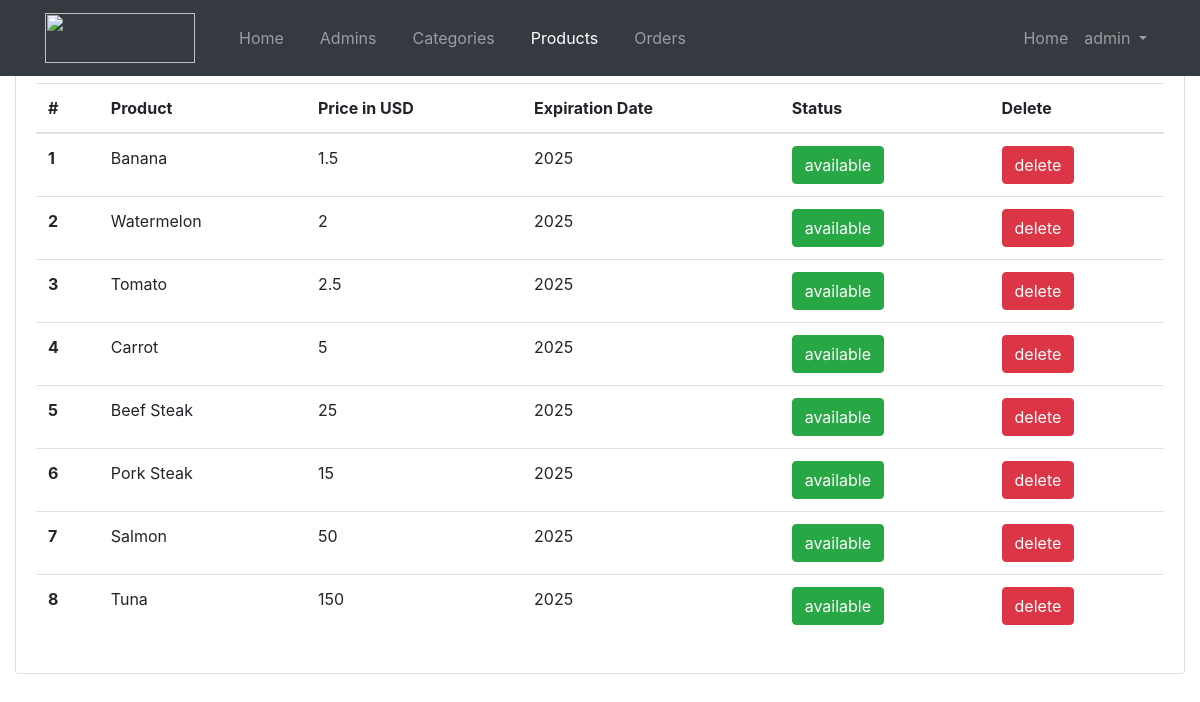
The page /admin-panel/products-admins/show-products.php (signed in) on the database its author committed.
### tables this page shows
CREATE TABLE `products` (
  `id` int(3) NOT NULL AUTO_INCREMENT,
  `title` varchar(200) NOT NULL,
  `description` text NOT NULL,
  `price` varchar(10) NOT NULL,
  `quantity` int(3) NOT NULL DEFAULT 1,
  `image` varchar(200) NOT NULL,
  `exp_date` varchar(200) NOT NULL,
  `category_id` int(3) NOT NULL,
  `status` int(1) NOT NULL DEFAULT 1,
  `created_at` timestamp NOT NULL DEFAULT current_timestamp(),
  PRIMARY KEY (`id`)
);

### admin-panel/products-admins/show-products.php (the view, shortened to what this page needs)
<?php require "../layouts/header.php"; ?>
<?php require "../../config/config.php"; ?>
<?php
  $products = $conn->query("SELECT * FROM products");
  $products->execute();
  $allProducts = $products->fetchAll(PDO::FETCH_OBJ);
?>
      <div class="row">
        <div class="col">
          <div class="card">
            <div class="card-body">
              <h5 class="card-title mb-4 d-inline">Products</h5>
              <a  href="<?php echo ADMINURL; ?>/products-admins/create-products.php" class="btn btn-primary mb-4 text-center float-right">Create Products</a>
              <table class="table">
                <thead>
                  <tr>
                    <th scope="col">#</th>
                    <th scope="col">Product</th>
                    <th scope="col">Price in USD</th>
                    <th scope="col">Expiration Date</th>
                    <th scope="col">Status</th>
                    <th scope="col">Delete</th>
                  </tr>
                </thead>
                <tbody>
                  <?php foreach ($allProducts as $product) : ?>
                    <tr>
                      <th scope="row"><?php echo $product->id; ?></th>
                      <td><?php echo $product->title; ?></td>
                      <td><?php echo $product->price; ?></td>
                      <td><?php echo $product->exp_date; ?></td>
                      <?php if($product->status == 0) : ?>
                        <td><a href="<?php echo ADMINURL; ?>/products-admins/status.php?id=<?php echo $product->id; ?>&status=<?php echo $product->status; ?>" class="btn btn-danger  text-center ">unavailable</a></td>
                      <?php else : ?>
                        <td><a href="<?php echo ADMINURL; ?>/products-admins/status.php?id=<?php echo $product->id; ?>&status=<?php echo $product->status; ?>" class="btn btn-success  text-center ">available</a></td>
                      <?php endif; ?>
                      <td><a href="<?php echo ADMINURL; ?>/products-admins/delete-products.php?id=<?php echo $product->id; ?>" class="btn btn-danger  text-center ">delete</a></td>
                    </tr>
                  <?php endforeach; ?>
                </tbody>
              </table>
            </div>
          </div>
        </div>
      </div>
<?php require "../layouts/footer.php"; ?>

### admin-panel/layouts/header.php (shortened to what this page needs)
<?php
$current = basename($_SERVER['PHP_SELF']);
?>
<!DOCTYPE html>
<html lang="en">
<head>
  <link href="http://maxcdn.bootstrapcdn.com/bootstrap/4.0.0/css/bootstrap.min.css" rel="stylesheet">
  <link href="<?php echo ADMINURL; ?>/styles/style.css" rel="stylesheet">
</head>
<body>
  <div id="wrapper">
    <nav class="navbar header-top fixed-top navbar-expand-lg  navbar-dark bg-dark">
      <div class="container">
        <a class="navbar-brand" href="#">
          <img src="<?php echo APPURL; ?>/assets/img/logo/food-ordering-white.png" alt="" width="150" height="50">
        </a>
        <div class="collapse navbar-collapse" id="navbarText">
          <?php if (isset($_SESSION['adminname'])) : ?>
            <ul class="navbar-nav side-nav">
              <li class="nav-item">
                <a class="nav-link <?php echo ($current == 'index.php') ? 'text-white' : ''; ?>" style="margin-left: 20px;" href="<?php echo ADMINURL; ?>">Home
                </a>
              </li>
              <li class="nav-item">
                <a class="nav-link <?php echo ($current == 'admins.php') ? 'text-white' : ''; ?>" href="<?php echo ADMINURL; ?>/admins/admins.php" style="margin-left: 20px;">Admins</a>
              </li>
              <li class="nav-item">
                <a class="nav-link <?php echo ($current == 'show-categories.php') ? 'text-white' : ''; ?>" href="<?php echo ADMINURL; ?>/categories-admins/show-categories.php" style="margin-left: 20px;">Categories</a>
              </li>
              <li class="nav-item">
                <a class="nav-link <?php echo ($current == 'show-products.php') ? 'text-white' : ''; ?>" href="<?php echo ADMINURL; ?>/products-admins/show-products.php" style="margin-left: 20px;">Products</a>
              </li>
              <li class="nav-item">
                <a class="nav-link <?php echo ($current == 'show-orders.php') ? 'text-white' : ''; ?>" href="<?php echo ADMINURL; ?>/orders-admins/show-orders.php" style="margin-left: 20px;">Orders</a>
              </li>
            </ul>
          <?php endif; ?>
          <ul class="navbar-nav ml-md-auto d-md-flex">
            <?php if (!isset($_SESSION['adminname'])) : ?>
              <li class="nav-item">
                <a class="nav-link" href="<?php echo ADMINURL; ?>/admins/login-admins.php">login
                  <span class="sr-only">(current)</span>
                </a>
              </li>
            <?php else: ?>
              <li class="nav-item">
                <a class="nav-link" href="<?php echo ADMINURL; ?>">Home
                </a>
              </li>
              <li class="nav-item dropdown">
                <a class="nav-link dropdown-toggle" href="#" id="navbarDropdown" role="button" data-toggle="dropdown" aria-haspopup="true" aria-expanded="false">
                  <?php echo $_SESSION['adminname']; ?>
                </a>
              </li>
            <?php endif; ?>
          </ul>
        </div>
      </div>
    </nav>
    <div class="container-fluid">
</body>

### admin-panel/layouts/footer.php (shortened to what this page needs)
</body>
</html>

### rows shown on the page
products: id "1", title "Banana", price "1.5", exp_date "2025"
products: id "2", title "Watermelon", price "2", exp_date "2025"
products: id "3", title "Tomato", price "2.5", exp_date "2025"
products: id "4", title "Carrot", price "5", exp_date "2025"
products: id "5", title "Beef Steak", price "25", exp_date "2025"
products: id "6", title "Pork Steak", price "15", exp_date "2025"
products: id "7", title "Salmon", price "50", exp_date "2025"
products: id "8", title "Tuna", price "150", exp_date "2025"

### other values the page prints
$_SESSION['adminname'] "admin"
